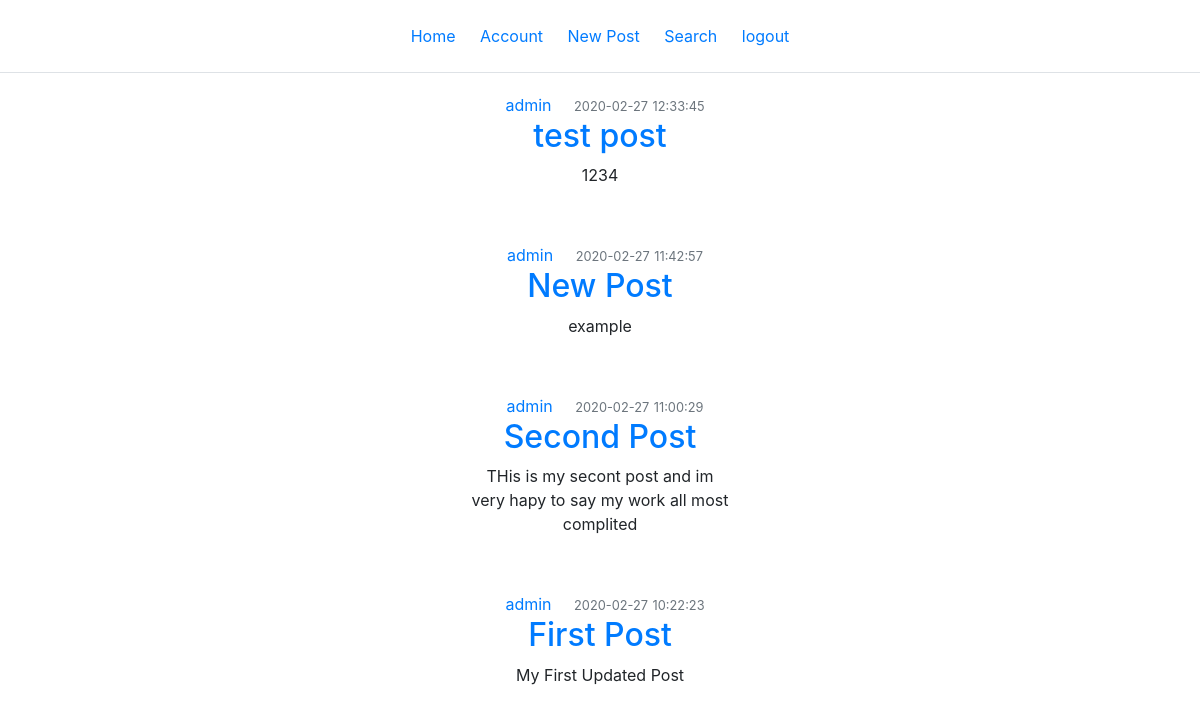
Page /account (signed in) on the earlier database version.
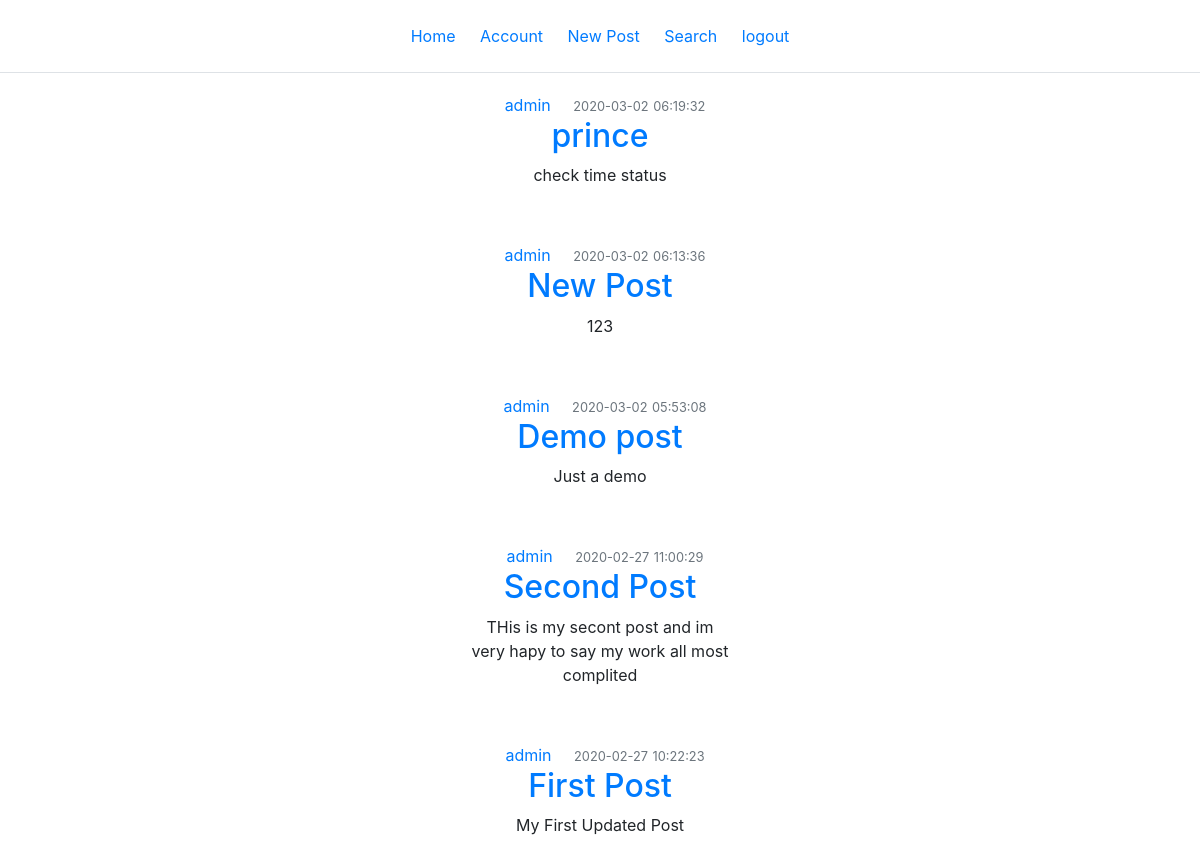
Same page on the later database version.
### flaskone/models.py (models this page shows)
class Post(db.Model):
    id = db.Column(db.Integer, primary_key=True)
    title = db.Column(db.String(100), nullable=False)
    date_posted = db.Column(db.DateTime, nullable=False, default=datetime.now())
    content = db.Column(db.Text, nullable=False)
    user_id = db.Column(db.Integer, db.ForeignKey('user.id'), nullable=False)
    user = db.relationship("User", backref="Posts")

class User(db.Model, UserMixin):
    id = db.Column(db.Integer, primary_key=True)
    username = db.Column(db.String(20), unique=True, nullable=False)
    email = db.Column(db.String(120), unique=True, nullable=False)
    password = db.Column(db.String(60), nullable=False)
    posts = db.relationship('Post', backref='author', lazy=True)

### flaskone/routes.py (the view)
@app.route("/account")
@login_required
def account():
    posts = Post.query.filter_by(user_id=current_user.id).order_by(desc(Post.date_posted))
    return render_template('account.html', title='Account',posts=posts)

### flaskone/models.py (called while the page is built)
@login_manager.user_loader
def load_user(user_id):
    return User.query.get(int(user_id))

### flaskone/templates/account.html (shortened to what this page needs)
<center>
{% extends "base.html" %}
{% block content %}
	{% for post in posts %}
	<div class="card-body">
		<article class="media content-section">
	      <div class="media-body">
	        <div class="article-metadata">
	          <a class="mr-2" href="{{ url_for('account')}}">{{ post.author.username }}</a>
	          <small class="text-muted">{{ post.date_posted.strftime('%Y-%m-%d') }}</small>
	          <small class="text-muted">{{ post.date_posted.strftime('%H:%M:%S') }}</small>
	        </div>
	        <h2><a class="article-title" href="{{ url_for('post', post_id=post.id) }}">{{ post.title }}</a></h2>
	        <p class="article-content col-md-3">{{ post.content }}</p>
	      </div>
	    </article>
	</div>
    {% endfor %}
{% endblock %}

### flaskone/templates/base.html (shortened to what this page needs)
<!DOCTYPE html>
<html>
<head>
    <link rel="stylesheet" href="https://maxcdn.bootstrapcdn.com/bootstrap/4.0.0/css/bootstrap.min.css">
</head>
<body>
	<div class="nav-tabs p-4 rounded-sm">
		<div class="d-inline-block "> <a href="{{ url_for('home') }}"> Home </a> </li> </div>
	 {% if current_user.is_authenticated %}
	 	<div class="d-inline-block"> <a href="{{ url_for('account')}}"> Account </a> </div>
	 	<div class="d-inline-block "> <a href="{{ url_for('new_post')}}"> New Post </a> </div>
	 	<div class="d-inline-block "> <a href="{{ url_for('search')}}"> Search </a> </div>
		<div class="d-inline-block "> <a href="{{ url_for('logout')}}"> logout </a> </div>
	{% else %}
		<div class="d-inline-block "> <a href="{{ url_for('registration') }}"> Registration </a> </div>
		<div class="d-inline-block "> <a href="{{ url_for('login') }}"> Login </a>  </div>
	{% endif %}
	</div>
	{% block content %}
	{% endblock %}
</body>
</html>
</body>
</html>

### flaskone/templates/base.html (style rules this page uses)
a { padding: 10px; text-decoration: none; }

Differences in the rows shown:
removed Post: author.username "admin", date_posted "2020-02-27", date_posted "12:33:45", title "test post", content "1234"
removed Post: author.username "admin", date_posted "2020-02-27", date_posted "11:42:57", title "New Post", content "example"
added Post: author.username "admin", date_posted "2020-03-02", date_posted "06:19:32", title "prince", content "check time status"
added Post: author.username "admin", date_posted "2020-03-02", date_posted "06:13:36", title "New Post", content "123"
added Post: author.username "admin", date_posted "2020-03-02", date_posted "05:53:08", title "Demo post", content "Just a demo"
